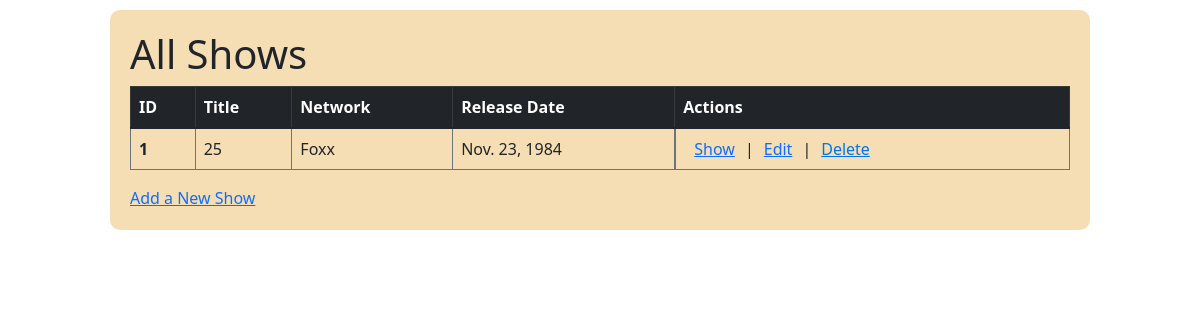
/, run on an earlier commit of the app's database.
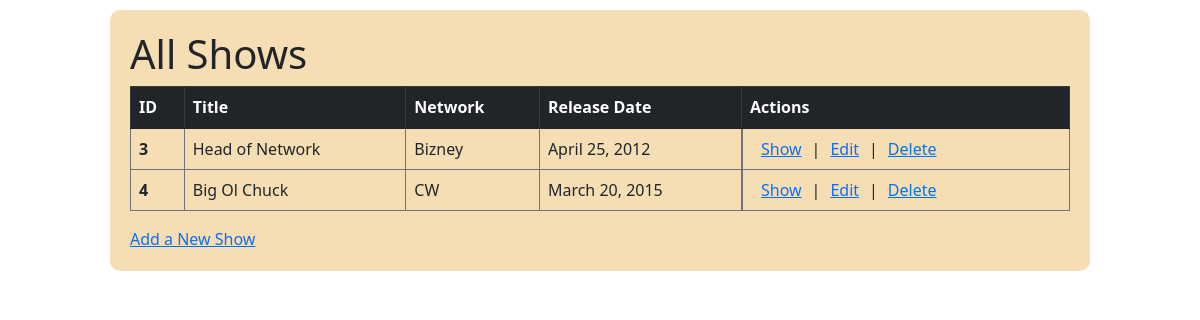
And on a later commit of the database.
### semi_restful_tv_shows_app/models.py (models this page shows)
class Show(models.Model):
    title=models.CharField(max_length=255)
    network=models.CharField(max_length=255)
    release_date=models.DateField()
    desc=models.TextField()
    created_at=models.DateTimeField(auto_now_add=True)
    updated_at=models.DateTimeField(auto_now=True)
    objects = ShowManager()

### semi_restful_tv_shows_app/views.py (the view)
# urls.py: path('', views.all_shows),
def all_shows(request):
    context = {
        'shows':Show.objects.all(),
    }
    return render(request, "shows.html", context)

### semi_restful_tv_shows_app/templates/shows.html (shortened to what this page needs)
<!DOCTYPE html>
<html lang="en">
<head>
    {% load static %}
    <link href="https://cdn.jsdelivr.net/npm/bootstrap@5.1.3/dist/css/bootstrap.min.css" rel="stylesheet">
    <link rel="stylesheet" href="{% static 'css/style.css'%}">
</head>
<body>
    <div id="wrapper">
        <h1>All Shows</h1>
        <table class="table table-bordered border-secondary">
            <thead class="table-dark">
                <tr>
                    <th scope="col">ID</th>
                    <th scope="col">Title</th>
                    <th scope="col">Network</th>
                    <th scope="col">Release Date</th>
                    <th scope="col">Actions</th>
                </tr>
            </thead>
            <tbody>
                {% for show in shows %}
                <tr>
                    <th scope="row">{{show.id}}</th>
                    <td>{{show.title}}</td>
                    <td>{{show.network}}</td>
                    <td>{{show.release_date}}</td>
                    <td class="one-line">
                        <a href="/shows/{{show.id}}">Show</a> |
                        <a href="/shows/{{show.id}}/edit">Edit</a> |
                        <form action="/shows/{{show.id}}/destroy" method="POST">
                            <button class="button-as-link">Delete</button>
                        </form>
                    </td>
                </tr>
                {% endfor %}
            </tbody>
        </table>
        <a href="shows/new">Add a New Show</a>
    </div>
</body>
</html>

### semi_restful_tv_shows_app/static/css/style.css (style rules this page uses)
* { box-sizing: border-box; margin: 0; padding: 0; }
#wrapper { width: 980px; margin: 10px auto; padding: 20px 20px 20px 20px; background-color: wheat; border-radius: 10px; }
.button-as-link { background-color: wheat; border: none; padding: 0; color: #0075eb; text-decoration: underline; cursor: pointer; }
.one-line { display: flex; flex-direction: row; }
.one-line a, form { margin: 0 10px 0 10px; }

What changed in the data, as far as the page shows it:
removed Show: id "1", title "25", network "Foxx", release_date "Nov. 23, 1984"
added Show: id "3", title "Head of Network", network "Bizney", release_date "April 25, 2012"
added Show: id "4", title "Big Ol Chuck", network "CW", release_date "March 20, 2015"
